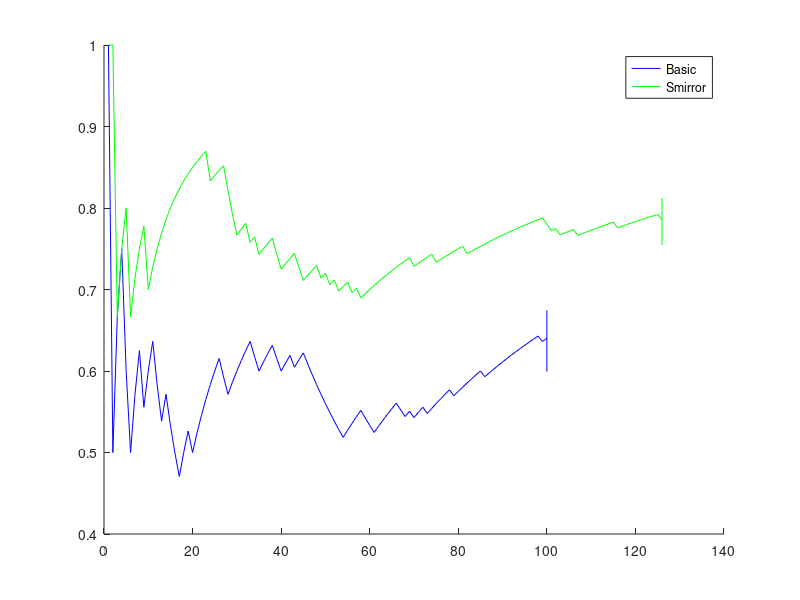

This chart was generated by the following MATLAB code:
data_basic = [
1
0
1
1
0
0
1
1
0
1
1
0
0
1
0
0
0
1
1
0
1
1
1
1
1
1
0
0
1
1
1
1
1
0
0
1
1
1
0
0
1
1
0
1
1
0
0
0
0
0
0
0
0
0
1
1
1
1
0
0
0
1
1
1
1
1
0
0
1
0
1
1
0
1
1
1
1
1
0
1
1
1
1
1
1
0
1
1
1
1
1
1
1
1
1
1
1
1
0
1

]; 

data_smirror = [

1
1
0
1
1
0
1
1
1
0
1
1
1
1
1
1

1
1
1
1
1
1
1
0
1
1
1
0
0
0
1
1
0
1
0
1

1
1
0
0
1
1
1
0
0
1
1
1
0
1
0

1
0
1
1
0
1
0

1
1
1
1
1
1
1
1
1
1
1
0
1
1
1
1

0
1
1
1
1
1
1
0
1
1
1
1
1
1
1

1
1
1
1
1
1
1
1
1
1
0
0
1
0
1
1
1
0

1
1
1
1
1
1
1
1
0
1
1
1

1
1
1
1
1
1
0

];

success_basic = cumsum(data_basic);
success_smirror = cumsum(data_smirror);

figure;hold on;
plot(success_basic'./(1:length(data_basic)), 'b');
plot(success_smirror'./(1:length(data_smirror)), 'g');

% 95% invertal of confidence
[phat,pci] = binofit(sum(data_basic),length(data_basic));
pci2(1) = phat - sqrt(phat*(1-phat)/length(data_basic))*normcdf(1-0.05/2);
pci2(2) = phat + sqrt(phat*(1-phat)/length(data_basic))*normcdf(1-0.95/2);
%errorbar(length(data_basic),phat,phat-pci(1),pci(2)-phat, 'b');
errorbar(length(data_basic),phat,phat-pci2(1),pci2(2)-phat, 'b')
[phat,pci] = binofit(sum(data_smirror),length(data_smirror));
pci2(1) = phat - sqrt(phat*(1-phat)/length(data_smirror))*normcdf(1-0.05/2);
pci2(2) = phat + sqrt(phat*(1-phat)/length(data_smirror))*normcdf(1-0.95/2);
% errorbar(length(data_smirror),phat,phat-pci(1),pci(2)-phat, 'g')
errorbar(length(data_smirror),phat,phat-pci2(1),pci2(2)-phat, 'g')

legend('Basic', 'Smirror')